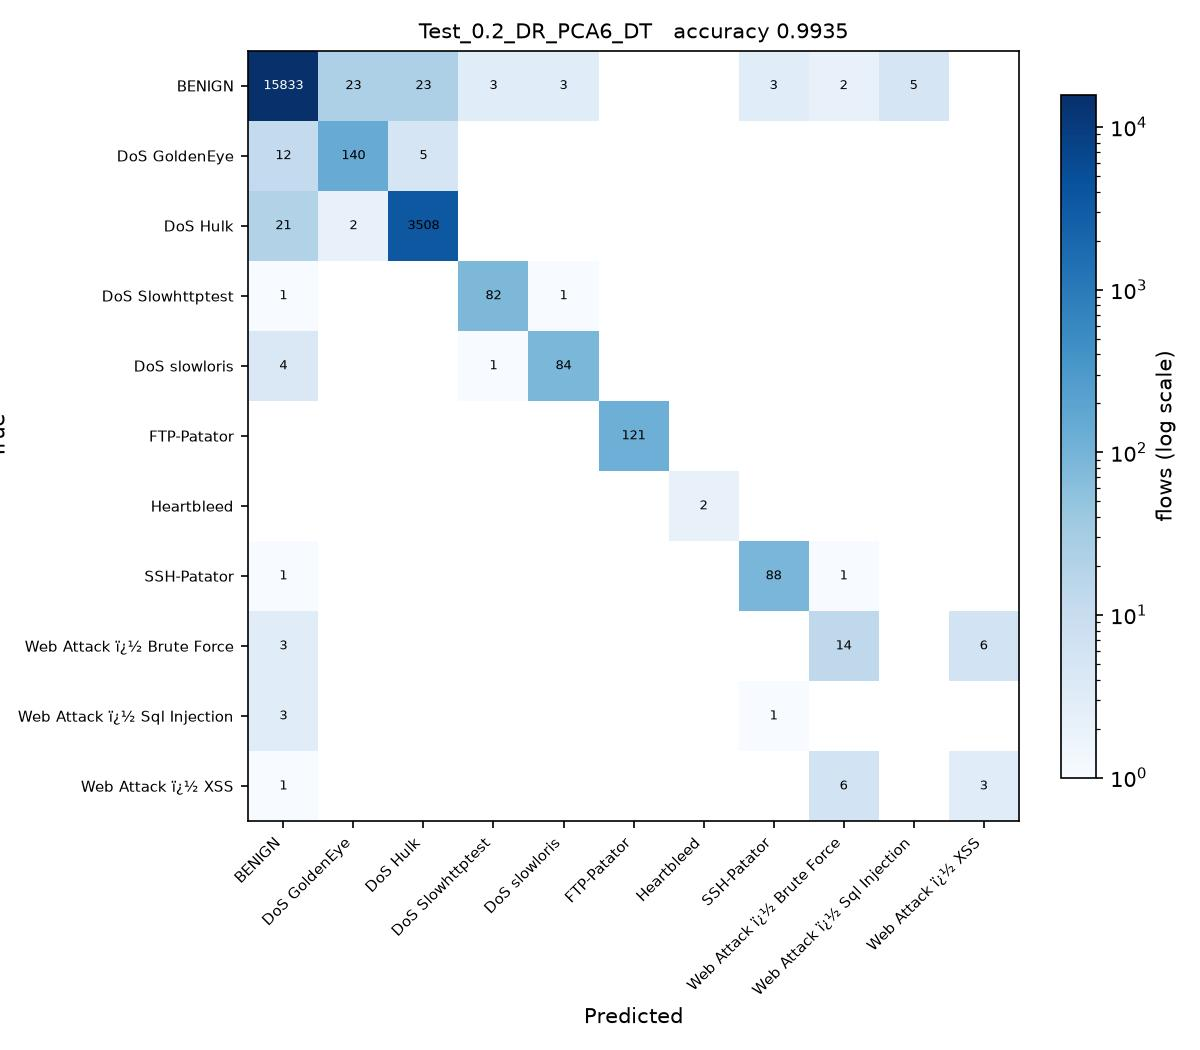

Python code for this plot:
# Test_0.2_DR_PCA6_DT.py
#
# Test size 0.2  |  PCA, 6 components  |  Decision Tree (sheet #6)
#
# This is SGDC_60_40.py with the changes marked CHANGE below and nothing else.
#
# Taken from the sheet unchanged.

import os
from pathlib import Path

# CHANGE 1: run from the project folder, so the CSV names below resolve, and
# read them as latin-1. The Web Attack labels contain byte 0x96, which the
# default utf-8 decoder rejects with UnicodeDecodeError.
os.chdir(Path(__file__).resolve().parent.parent)
import numpy as np
import pandas as pd

df1 = pd.read_csv(r'C:\Users\Karthika\OneDrive\Desktop\ACN_PCA_75_Runs\Scripts\Tuesday-WorkingHours.pcap_ISCX (1).csv', low_memory=True, encoding='latin-1')
df2 = pd.read_csv(r'C:\Users\Karthika\OneDrive\Desktop\ACN_PCA_75_Runs\Scripts\Wednesday-workingHours.pcap_ISCX.csv', low_memory=True, encoding='latin-1')
df3 = pd.read_csv(r'C:\Users\Karthika\OneDrive\Desktop\ACN_PCA_75_Runs\Scripts\Thursday-WorkingHours-Morning-WebAttacks.pcap_ISCX.csv', low_memory=True, encoding='latin-1')

dataset = pd.concat([df1, df2, df3], ignore_index=True)

dataset.columns = dataset.columns.str.strip()

# CHANGE 2: a stratified sample of 100000 flows, the same for every run.
# The full three captures hold about 1.3 million flows, which makes 75 runs
# impractical. At least 50 flows of every class are kept.
label = dataset.columns[-1]
dataset = pd.concat(
    [g.sample(n=min(len(g), max(50, round(100000 * len(g) / len(dataset)))), random_state=0)
     for _, g in dataset.groupby(label)],
    ignore_index=True
)

X = dataset.iloc[:, :-1]
y = dataset.iloc[:, -1]

X = X.apply(pd.to_numeric, errors='coerce')

X.replace([np.inf, -np.inf], np.nan, inplace=True)

from sklearn.impute import SimpleImputer

imputer = SimpleImputer(missing_values=np.nan, strategy='mean')
X = imputer.fit_transform(X)

from sklearn.preprocessing import LabelEncoder

labelencoder_y = LabelEncoder()
y = labelencoder_y.fit_transform(y)

from sklearn.model_selection import train_test_split

X_train, X_test, y_train, y_test = train_test_split(
    X,
    y,
    test_size=0.2,   # CHANGE 3: test size
    random_state=0,
    stratify=y
)

# CHANGE 4: PCA, from PCA_LDA_KErnel_PCA_CODE.pdf (fitted on training data only).
# PCA follows the directions of largest variance, so the features have to be on
# a common scale first, otherwise the components just track whichever column has
# the biggest units. The scaler is fitted on the training split only.
from sklearn.preprocessing import StandardScaler
from sklearn.decomposition import PCA

scaler = StandardScaler()
X_train = scaler.fit_transform(X_train)
X_test = scaler.transform(X_test)

pca = PCA(n_components=6)
X_train = pca.fit_transform(X_train)          # no labels: PCA is unsupervised
X_test = pca.transform(X_test)
print("\nVariance explained by 6 components : {:.4f}".format(pca.explained_variance_ratio_.sum()))

# CHANGE 5: Decision Tree (sheet #6) in place of SGDClassifier
from sklearn.tree import DecisionTreeClassifier

classifier = DecisionTreeClassifier(
    criterion='entropy',
    random_state=0
)

classifier.fit(X_train, y_train)

y_pred = classifier.predict(X_test) 

from sklearn.metrics import confusion_matrix
from sklearn.metrics import accuracy_score
from sklearn.metrics import precision_score
from sklearn.metrics import recall_score
from sklearn.metrics import f1_score
from sklearn.metrics import classification_report

cm = confusion_matrix(y_test, y_pred)

print("Confusion Matrix:\n")
print(cm)

print("\nAccuracy : {:.4f}".format(accuracy_score(y_test, y_pred)))
print("\nPrecision : {:.4f}".format(precision_score(y_test, y_pred, average='weighted')))
print("\nRecall : {:.4f}".format(recall_score(y_test, y_pred, average='weighted')))
print("\nF1 Score : {:.4f}".format(f1_score(y_test, y_pred, average='weighted')))

print("\nClassification Report:\n")
print(classification_report(y_test, y_pred))
# CHANGE 6: save the confusion matrix as Test_0.2_DR_PCA6_DT.jpg and record the result
import matplotlib
matplotlib.use('Agg')
import matplotlib.pyplot as plt
from matplotlib.colors import LogNorm

here = Path(__file__).resolve().parent
names = [str(c) for c in labelencoder_y.classes_]
fig, ax = plt.subplots(figsize=(8, 7))
im = ax.imshow(cm, cmap='Blues', norm=LogNorm(vmin=1))
ax.set_xticks(range(len(names)), names, rotation=45, ha='right', fontsize=7)
ax.set_yticks(range(len(names)), names, fontsize=7)
ax.set_xlabel('Predicted')
ax.set_ylabel('True')
ax.set_title('Test_0.2_DR_PCA6_DT   accuracy {:.4f}'.format(accuracy_score(y_test, y_pred)), fontsize=10)
for i in range(cm.shape[0]):
    for j in range(cm.shape[1]):
        if cm[i, j]:
            ax.text(j, i, cm[i, j], ha='center', va='center', fontsize=6,
                    color='white' if cm[i, j] > cm.max() / 3 else 'black')
fig.colorbar(im, ax=ax, fraction=0.04, label='flows (log scale)')
fig.tight_layout()
fig.savefig(here / 'Test_0.2_DR_PCA6_DT.jpg', dpi=150)
plt.close(fig)

row = pd.DataFrame([{
    'Test': 0.2, 'DR': 'PCA6', 'Clas': 'DT',
    'Acc': round(accuracy_score(y_test, y_pred), 4),
    'Pre': round(precision_score(y_test, y_pred, average='weighted', zero_division=0), 4),
    'Rec': round(recall_score(y_test, y_pred, average='weighted', zero_division=0), 4),
    'F1': round(f1_score(y_test, y_pred, average='weighted', zero_division=0), 4),
    'script': 'Test_0.2_DR_PCA6_DT',
}])
out = here.parent / 'results' / '75_runs.csv'
out.parent.mkdir(exist_ok=True)
if out.exists():
    old = pd.read_csv(out)
    row = pd.concat([old[old['script'] != 'Test_0.2_DR_PCA6_DT'], row], ignore_index=True)
row.to_csv(out, index=False)
